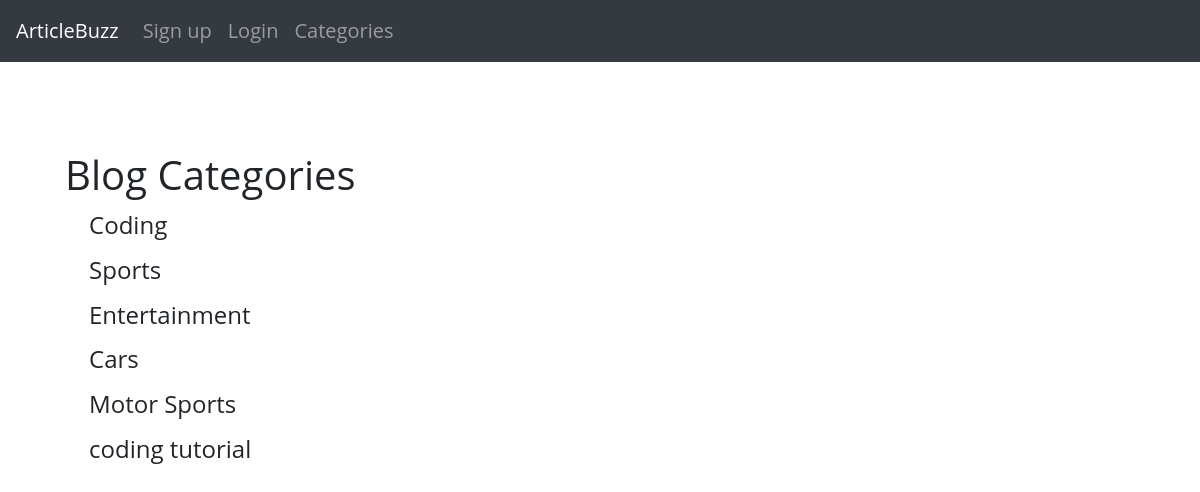
The page /category-list/ on the database its author committed.
### theblog/models.py (models this page shows, shortened)
class Category(models.Model):
	name = models.CharField(max_length=255)
	def __str__(self):
		return self.name

### theblog/views.py (the view)
# urls.py: path('category-list/', CategoryListView, name = 'category-list'),
def CategoryListView(request):
	cat_menu_list = Category.objects.all()
	return render(request, 'category_list.html', {'cat_menu_list':cat_menu_list})

### theblog/templates/category_list.html (shortened to what this page needs)
{% extends 'base.html' %}
{%block content%}
	<h1>Blog Categories</h1>
	{% for item in cat_menu_list %}
		<h4><a class="dropdown-item" href="{% url 'category' item %}"> {{ item }}</a></h4>
	{% endfor %}
{%endblock%}

### theblog/static/theblog/style.css (style rules this page uses)
body { background-color: white; margin: 0px; padding: 0; }

### rows shown on the page
Category: name "Coding"
Category: name "Sports"
Category: name "Entertainment"
Category: name "Cars"
Category: name "Motor Sports"
Category: name "coding tutorial"
